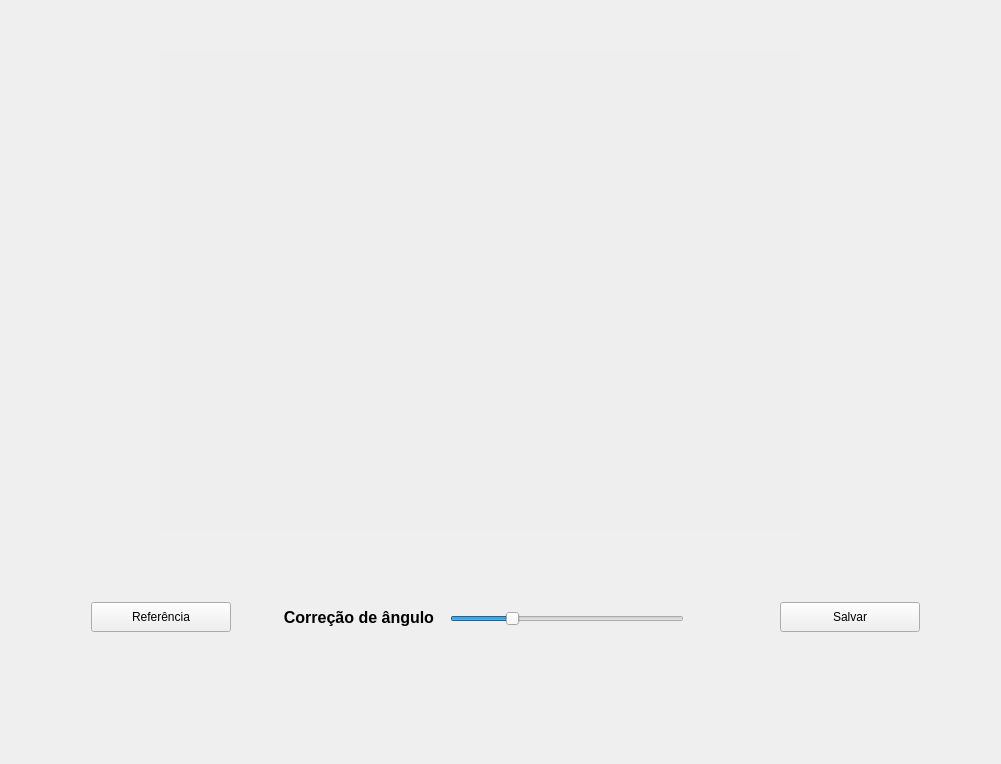
<?xml version="1.0" encoding="UTF-8"?>
<ui version="4.0">
 <class>Form</class>
 <widget class="QWidget" name="Form">
  <property name="geometry">
   <rect>
    <x>0</x>
    <y>0</y>
    <width>1001</width>
    <height>764</height>
   </rect>
  </property>
  <property name="windowTitle">
   <string>Form</string>
  </property>
  <widget class="QLabel" name="QT_Imagem">
   <property name="geometry">
    <rect>
     <x>160</x>
     <y>50</y>
     <width>640</width>
     <height>480</height>
    </rect>
   </property>
   <property name="styleSheet">
    <string notr="true">background-color: rgb(238, 238, 238);</string>
   </property>
   <property name="text">
    <string/>
   </property>
  </widget>
  <widget class="QPushButton" name="QT_btReferencia">
   <property name="geometry">
    <rect>
     <x>91</x>
     <y>602</y>
     <width>140</width>
     <height>30</height>
    </rect>
   </property>
   <property name="text">
    <string>Referência</string>
   </property>
  </widget>
  <widget class="QLabel" name="label">
   <property name="geometry">
    <rect>
     <x>258</x>
     <y>602</y>
     <width>176</width>
     <height>30</height>
    </rect>
   </property>
   <property name="sizePolicy">
    <sizepolicy hsizetype="Preferred" vsizetype="Preferred">
     <horstretch>0</horstretch>
     <verstretch>0</verstretch>
    </sizepolicy>
   </property>
   <property name="font">
    <font>
     <pointsize>12</pointsize>
     <weight>75</weight>
     <bold>true</bold>
    </font>
   </property>
   <property name="text">
    <string>Correção de ângulo</string>
   </property>
   <property name="alignment">
    <set>Qt::AlignRight|Qt::AlignTrailing|Qt::AlignVCenter</set>
   </property>
  </widget>
  <widget class="QPushButton" name="QT_btSalvar">
   <property name="geometry">
    <rect>
     <x>780</x>
     <y>602</y>
     <width>140</width>
     <height>30</height>
    </rect>
   </property>
   <property name="text">
    <string>Salvar</string>
   </property>
  </widget>
  <widget class="QSlider" name="QT_angCorr">
   <property name="geometry">
    <rect>
     <x>450</x>
     <y>611</y>
     <width>234</width>
     <height>15</height>
    </rect>
   </property>
   <property name="maximum">
    <number>360</number>
   </property>
   <property name="value">
    <number>90</number>
   </property>
   <property name="orientation">
    <enum>Qt::Horizontal</enum>
   </property>
  </widget>
  <widget class="QLabel" name="value_ang">
   <property name="geometry">
    <rect>
     <x>700</x>
     <y>594</y>
     <width>61</width>
     <height>46</height>
    </rect>
   </property>
   <property name="sizePolicy">
    <sizepolicy hsizetype="Minimum" vsizetype="Minimum">
     <horstretch>0</horstretch>
     <verstretch>0</verstretch>
    </sizepolicy>
   </property>
   <property name="minimumSize">
    <size>
     <width>45</width>
     <height>30</height>
    </size>
   </property>
   <property name="text">
    <string/>
   </property>
  </widget>
 </widget>
 <resources/>
 <connections/>
</ui>
